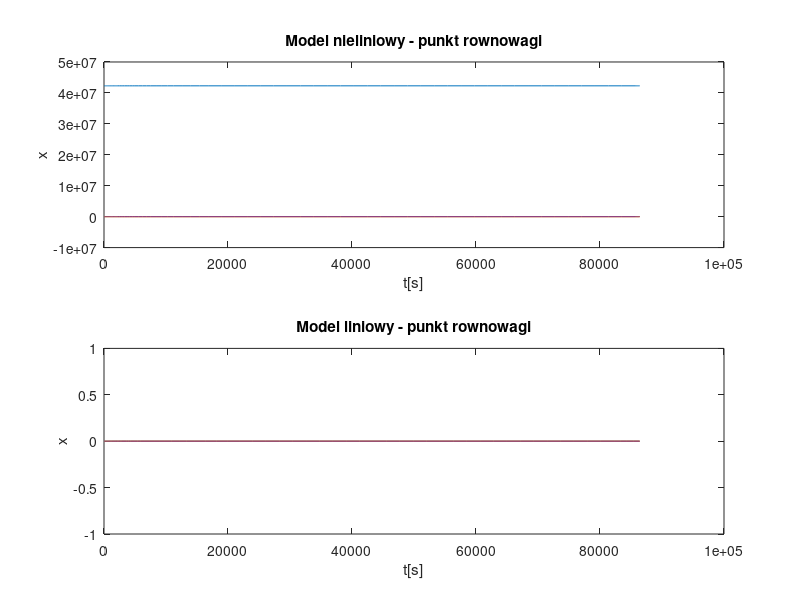
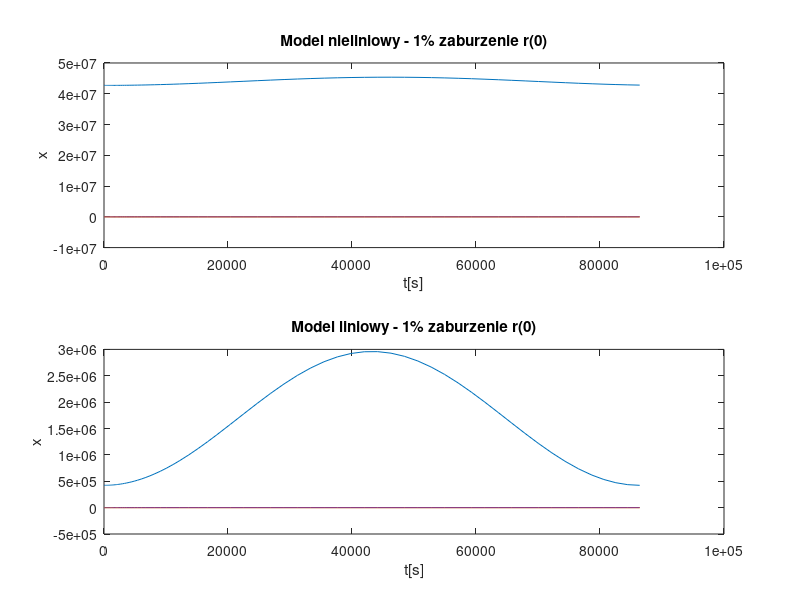
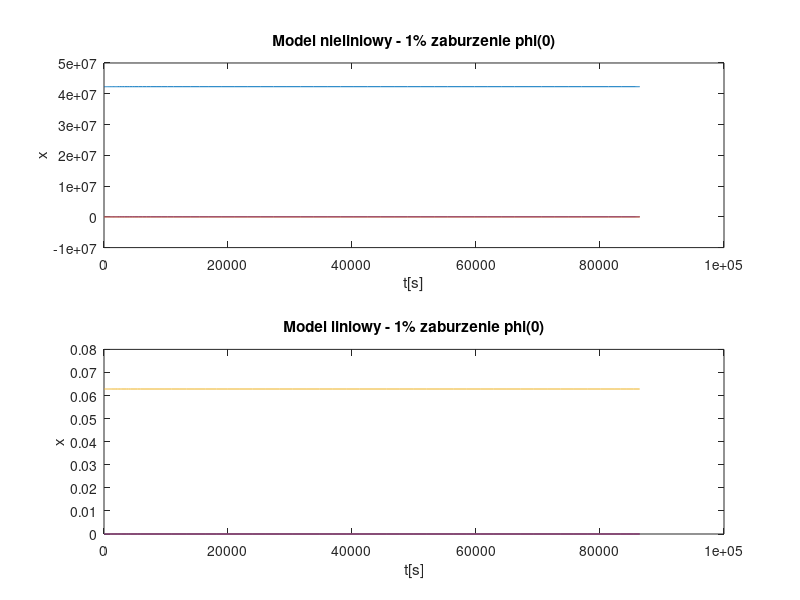
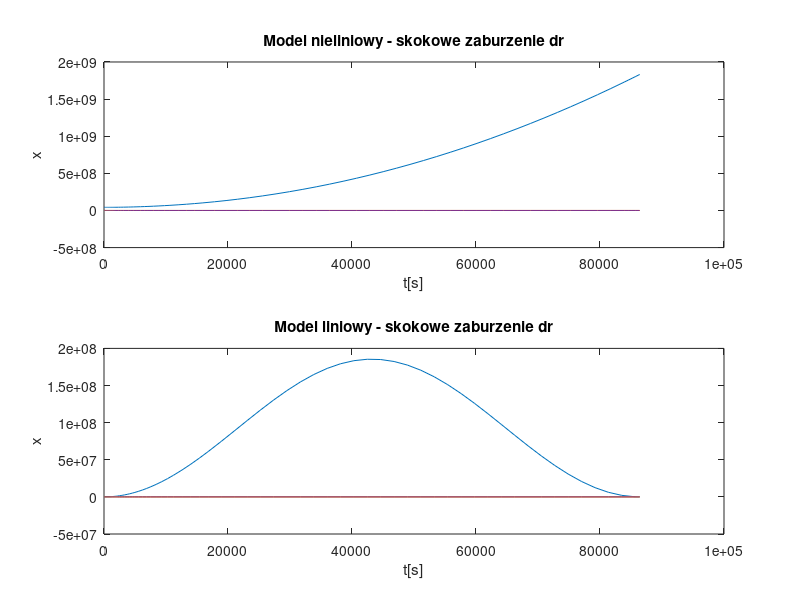

These charts were generated, in order, by the following MATLAB code:
%% A.4 DYNAMIKA SATELITY
clear all
close all

%% A.4.2 Modelowanie matematyczne

% definiowanie parametrow satelity
T=24*60*60;           % s, okres obrotu Ziemi
m=2;                  % kg
k=4e14;               % m^3/s^2
omega=2*pi/T;         % rad/s
rR=(k/omega^2)^(1/3); % m, średnica orbity satelity

% definicje typowych sygnalow wejsciowych uzywanych podczas badan symulacyjnych 
% dynamiki satelity
ur=@(t)0; 
uth=@(t)0; 
dr=@(t)0; 
dth=@(t)0;

% tworzenie kodu dla dynamiki satelity (sD)
% x'=f(x,u)
sD=@(t,x)[
    x(2,:); ...
    -k./(x(1,:).^2) + x(1,:).*(omega+x(4,:)).^2 + (1/m)*(ur(t)+dr(t)); ...
    x(4,:); ...
    -(2*x(2,:)*(omega+x(4,:)))./x(1,:) + (1/(m*x(1,:).^2))*(uth(t)+dth(t))
];

%% A.4.3 analiza punktu rownowagi
disp('A.4.3')

x0=[rR;0;0;0];
test1=sD(0,x0);

%% A.4.4 Przyblizenie liniowe
A= ...
[        0,             1, 0,          0; ...
 3*omega^2,             0, 0, 2*omega*rR; ...
         0,             0, 0,          1; ...
         0, -(2*omega)/rR, 0,          0 ...
];

B = [ 
    0, 0, 0, 0;
    1/m, 0, 1/m, 0;
    0, 0, 0, 0;
    0, 1/(m*rR^2), 0, 1/(m*rR^2)
];

C = [0 0 1 0];

sLD=@(t,x) A*x + B*[ur(t); uth(t); dr(t); dth(t)];

%% A.4.5 Analiza modelu
disp('A.4.5')
disp('stability:')
ev=eig(A);
disp(ev)
%% A.4.6 Symulacje
% badania symulacyjne dynamiki satelity

% 0
% system w punkcie rownowagi
x0=[rR;0;0;0];
x0L=x0-[rR;0;0;0];

[ts,ys] = ode45(sD, [0 T], x0);
figure
subplot(2,1,1)
plot(ts,ys)
title("Model nieliniowy - punkt rownowagi")
xlabel("t[s]"), ylabel("x")

[tsL,ysL] = ode45(sLD, [0 T], x0L);
subplot(2,1,2)
plot(tsL,ysL)
title("Model liniowy - punkt rownowagi")
xlabel("t[s]"), ylabel("x")

% 1
% 1%-we zaburzenie r(0)
x0=[rR*1.01;0;0;0];
x0L=x0-[rR;0;0;0];

[ts,ys] = ode45(sD, [0 T], x0);
figure
subplot(2,1,1)
plot(ts,ys)
title("Model nieliniowy - 1% zaburzenie r(0)")
xlabel("t[s]"), ylabel("x")

[tsL,ysL] = ode45(sLD, [0 T], x0L);
subplot(2,1,2)
plot(tsL,ysL)
title("Model liniowy - 1% zaburzenie r(0)")
xlabel("t[s]"), ylabel("x")
% 2
% 1%-we zaburzenie phi(0)
x0=[rR;0;2*pi/100;0];
x0L=x0-[rR;0;0;0];

[ts,ys] = ode45(sD, [0 T], x0);
figure
subplot(2,1,1)
plot(ts,ys)
title("Model nieliniowy - 1% zaburzenie phi(0)")
xlabel("t[s]"), ylabel("x")

[tsL,ysL] = ode45(sLD, [0 T], x0L);
subplot(2,1,2)
plot(tsL,ysL)
title("Model liniowy - 1% zaburzenie phi(0)")
xlabel("t[s]"), ylabel("x")


% 3
% radialne zaklocenie skokowe 5%
x0=[rR;0;0;0];
x0L=x0-[rR;0;0;0];
dr=@(t)(sign(t)+1)*m*9.81/2*0.05;

% aktualizacja sD i sLD
sD=@(t,x)[
    x(2,:); ...
    -k./(x(1,:).^2) + x(1,:).*(omega+x(4,:)).^2 + (1/m)*(ur(t)+dr(t)); ...
    x(4,:); ...
    -(2*x(2,:)*(omega+x(4,:)))./x(1,:) + (1/(m*x(1,:).^2))*(uth(t)+dth(t))
];

sLD=@(t,x) A*x + B*[ur(t); uth(t); dr(t); dth(t)];

[ts,ys] = ode45(sD, [0 T], x0);
figure
subplot(2,1,1)
plot(ts,ys)
title("Model nieliniowy - skokowe zaburzenie dr")
xlabel("t[s]"), ylabel("x")

[tsL,ysL] = ode45(sLD, [0 T], x0L);
subplot(2,1,2)
plot(tsL,ysL)
title("Model liniowy - skokowe zaburzenie dr")
xlabel("t[s]"), ylabel("x")


% 4
% radialne zaklocenie okresowe 5%
dr=@(t)cos(2*pi/T*t)*m*9.81*0.05;

% aktualizacja sD i sLD
sD=@(t,x)[
    x(2,:); ...
    -k./(x(1,:).^2) + x(1,:).*(omega+x(4,:)).^2 + (1/m)*(ur(t)+dr(t)); ...
    x(4,:); ...
    -(2*x(2,:)*(omega+x(4,:)))./x(1,:) + (1/(m*x(1,:).^2))*(uth(t)+dth(t))
];

sLD=@(t,x) A*x + B*[ur(t); uth(t); dr(t); dth(t)];

[ts,ys] = ode45(sD, [0 T], x0);
figure
subplot(2,1,1)
plot(ts,ys)
title("Model nieliniowy - okresowe zaburzenie dr")
xlabel("t[s]"), ylabel("x")

[tsL,ysL] = ode45(sLD, [0 T], x0L);
subplot(2,1,2)
plot(tsL,ysL)
title("Model liniowy - okresowe zaburzenie dr")
xlabel("t[s]"), ylabel("x")